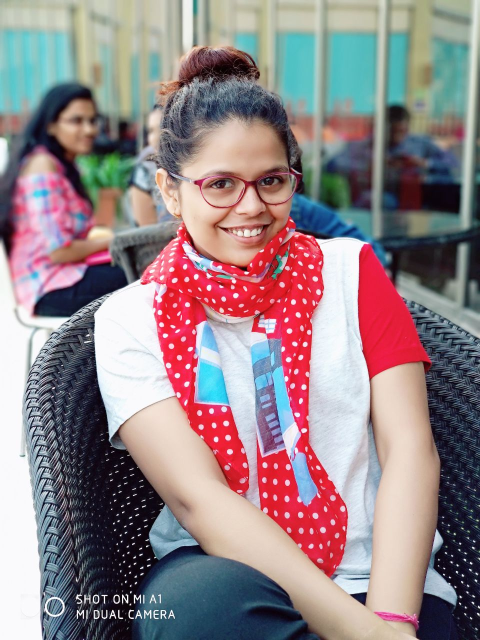
#> input picture Python_megacourse/image_processing/my_pic.jpeg, 960 x 1280 px (shown at 1/2 size)
$ python face_detection.py
#> lines starting #> are read from the running program, lines starting #| are printed output that depends on the picture; after the words box and inside, x2 and y2 are one past the last pixel; in counts of white or black regions, pixels touching at a corner belong together
import cv2

# https://github.com/opencv/opencv/tree/master/data/haarcascades

face_cascade=cv2.CascadeClassifier("haarcascade_frontalface_default.xml")

img=cv2.imread("my_pic.jpeg")
#> img is the input picture: shape (1280, 960, 3); mean B, G, R 135.8, 131.7, 148

gray_img= cv2.cvtColor(img,cv2.COLOR_BGR2GRAY)
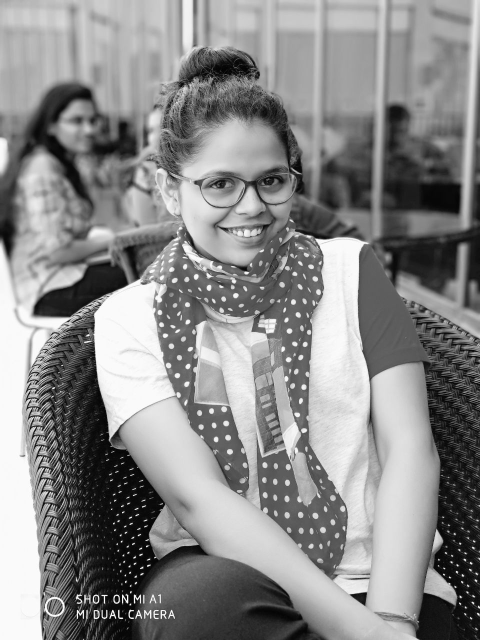
#> gray_img: shape (1280, 960) (shown at 1/2 size); min 0, max 255, mean 137

faces=face_cascade.detectMultiScale(gray_img, scaleFactor=1.3, minNeighbors=5)
#> faces = [[114, 208, 94, 94], [359, 258, 278, 278]]

print(faces)
#| [[114 208  94  94]
#|  [359 258 278 278]]
print(type(faces))
#| <class 'numpy.ndarray'>

for x,y,w,h in faces:
    img=cv2.rectangle(img,(x,y),(x+w,y+h),(244,134,66),3)
#> this loop made 2 passes
#> pass 1, `img=cv2.rectangle(img,(x,y),(x+w,y+h),(244,134,66),3)`:
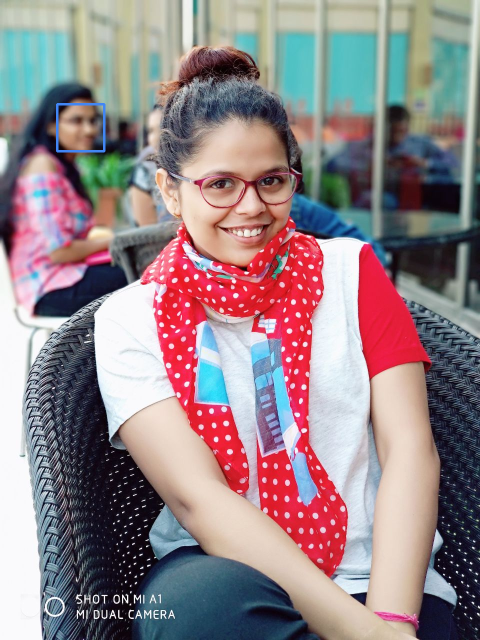
#> img: shape (1280, 960, 3) (shown at 1/2 size); 0.15% of pixels changed, all inside (x1, y1, x2, y2) = (112, 206, 211, 305)
#> pass 2, `img=cv2.rectangle(img,(x,y),(x+w,y+h),(244,134,66),3)`:
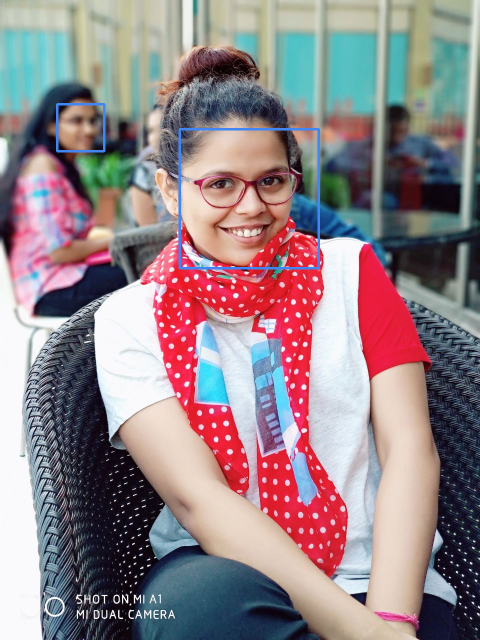
#> img: shape (1280, 960, 3) (shown at 1/2 size); 0.45% of pixels changed, all inside (x1, y1, x2, y2) = (357, 256, 640, 539)

resized=cv2.resize(img,((int(img.shape[1]/2)),int(img.shape[0]/2)))
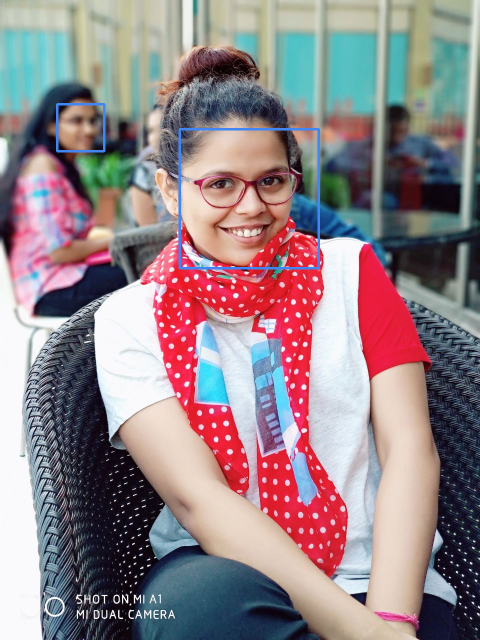
#> resized: shape (640, 480, 3); mean B, G, R 136.7, 132, 147.7
cv2.imshow("Gray", resized)
cv2.waitKey(0)
cv2.destroyAllWindows()

$ run again, with Python_megacourse/image_processing/Lighthouse.jpg copied over Python_megacourse/image_processing/my_pic.jpeg
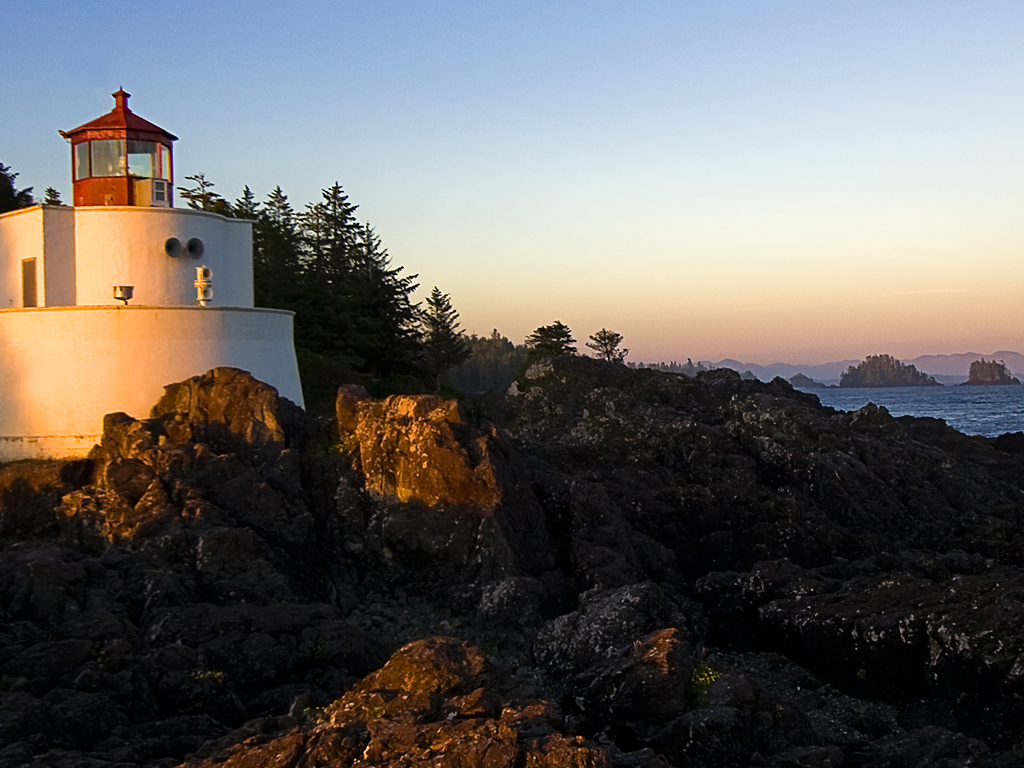
#> input picture Python_megacourse/image_processing/Lighthouse.jpg, 1024 x 768 px
#> img is the input picture: shape (768, 1024, 3); mean B, G, R 98.4, 100.9, 104.2
#> `gray_img= cv2.cvtColor(img,cv2.COLOR_BGR2GRAY)`:
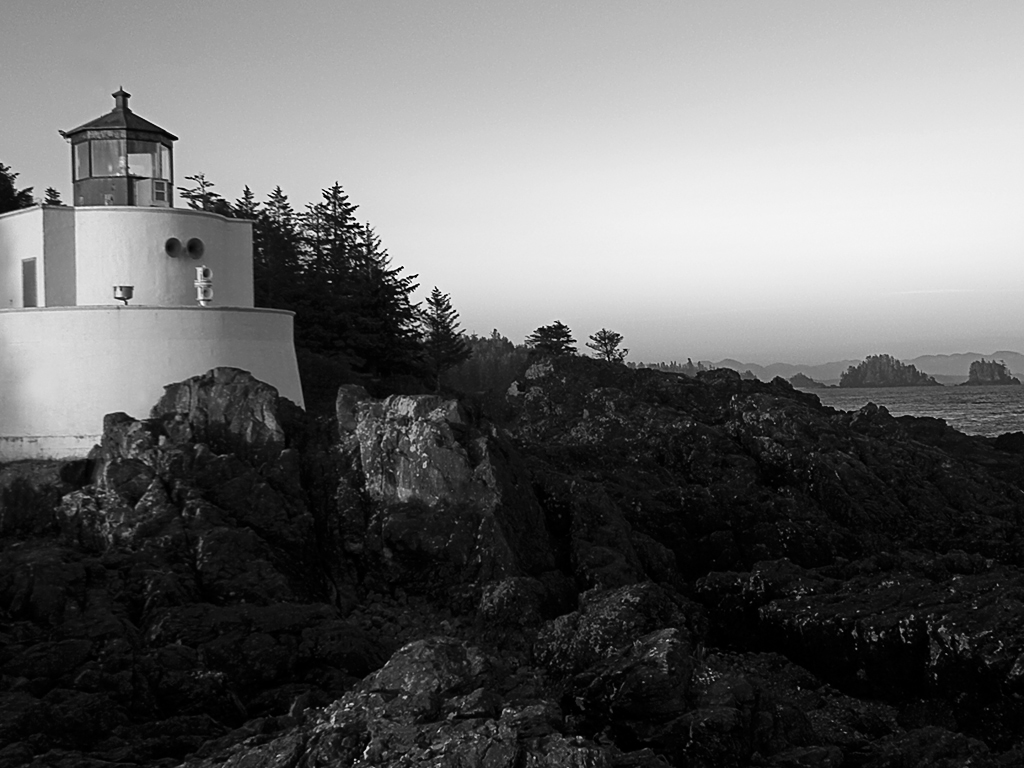
#> gray_img: shape (768, 1024); min 0, max 255, mean 101.6
#> faces = ()
#| <class 'tuple'>

$ run again, with Python_megacourse/image_processing/galaxy.jpg copied over Python_megacourse/image_processing/my_pic.jpeg
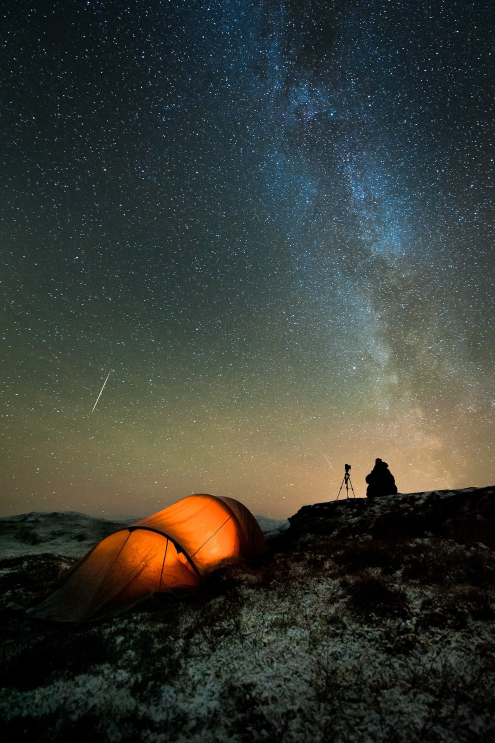
#> input picture Python_megacourse/image_processing/galaxy.jpg, 990 x 1485 px (shown at 1/2 size)
#> img is the input picture: shape (1485, 990, 3); mean B, G, R 53.4, 60.3, 56.8
#> `gray_img= cv2.cvtColor(img,cv2.COLOR_BGR2GRAY)`:
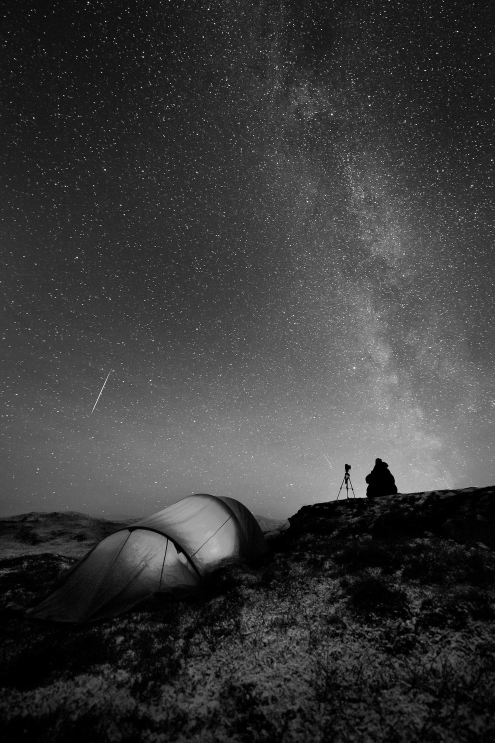
#> gray_img: shape (1485, 990) (shown at 1/2 size); min 0, max 255, mean 58.5
#> faces = ()
#| <class 'tuple'>
#> `resized=cv2.resize(img,((int(img.shape[1]/2)),int(img.shape[0]/2)))`:
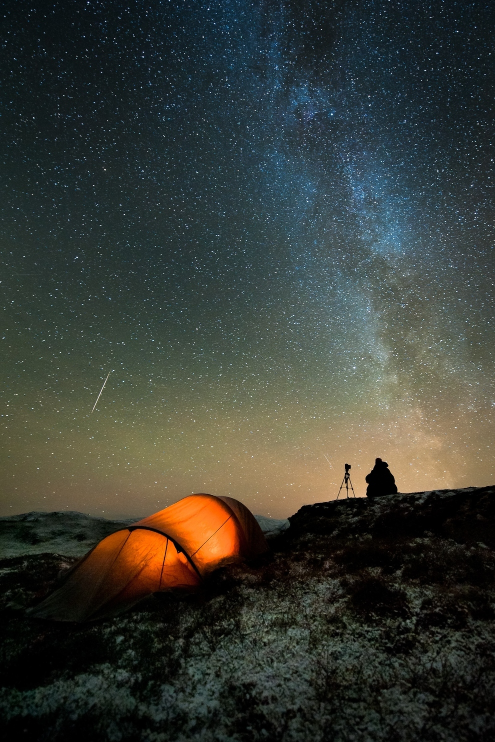
#> resized: shape (742, 495, 3); mean B, G, R 53.3, 60.2, 56.6
